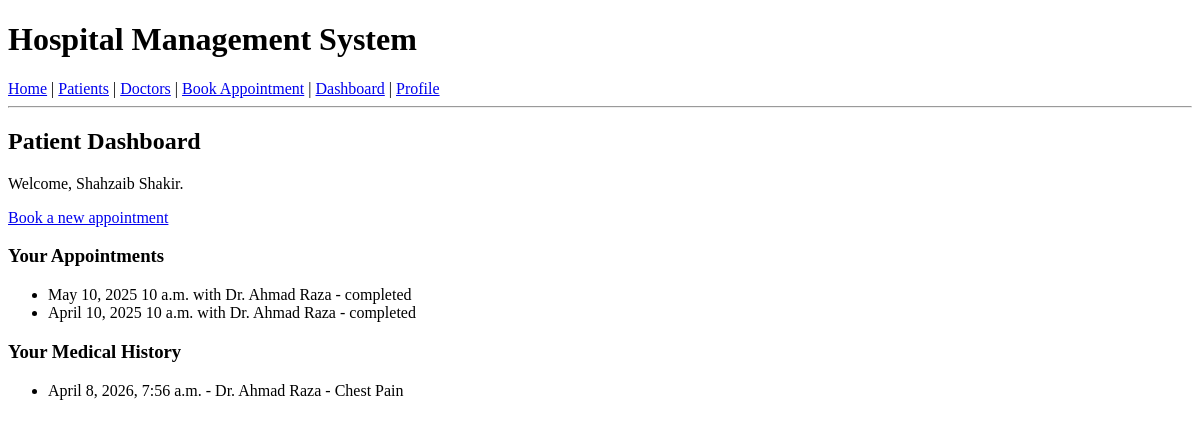
The app's page /dashboard/patient/ (signed in), older data.
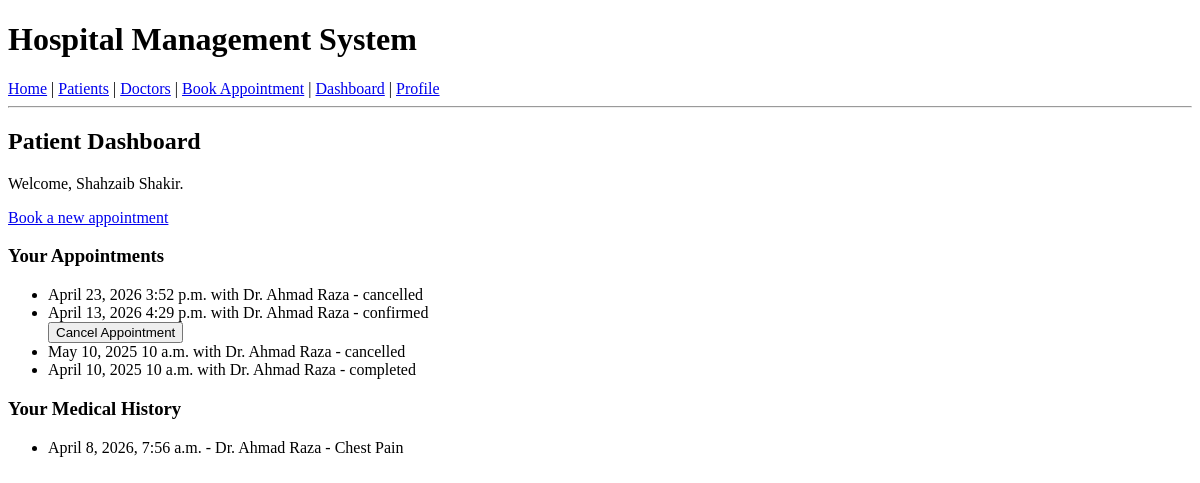
The same page, newer data.
### doctors/models.py (models this page shows, shortened)
class Appointments(models.Model):
    STATUS_CHOICES = [
        ('pending', 'Pending'),
        ('confirmed', 'Confirmed'),
        ('completed', 'Completed'),
        ('cancelled', 'Cancelled'),
    ]
    doctor=models.ForeignKey(DoctorProfile,on_delete=models.CASCADE,related_name='appointments')
    patient=models.ForeignKey(PatientProfile,on_delete=models.CASCADE,related_name='appointments')
    appointment_date = models.DateField()
    appointment_time = models.TimeField()
    status = models.CharField(max_length=20, choices=STATUS_CHOICES, default='pending')
    reason = models.TextField(null=True, blank=True)
    created_at = models.DateTimeField(auto_now_add=True)
    class Meta:
        unique_together=['doctor','appointment_time','appointment_date']

class DoctorProfile(models.Model):
    user = models.OneToOneField(User, on_delete=models.CASCADE, related_name='doctor_profile')
    specialization = models.CharField(max_length=100, null=True, blank=True)
    qualification = models.CharField(max_length=100, null=True, blank=True)
    experience_years = models.IntegerField(default=0)
    phone = models.CharField(max_length=15, null=True, blank=True)
    available_from = models.TimeField(null=True, blank=True)
    available_to = models.TimeField(null=True, blank=True)

### accounts/models.py (models this page shows, shortened)
class User(AbstractUser):
    role_choices = [
        ('patient', 'Patient'),
        ('doctor', 'Doctor'),
        ('receptionist', 'Receptionist'),
        ('admin', 'Admin'),
    ]
    name = models.CharField(max_length=255)
    role = models.CharField(choices=role_choices, max_length=20, default='patient')

### patients/models.py (models this page shows, shortened)
class MedicalHistory(models.Model):
    patient = models.ForeignKey(PatientProfile, on_delete=models.CASCADE, related_name='medical_histories')
    diagnosis = models.TextField()
    treatment = models.TextField()
    prescribed_medications = models.TextField(null=True, blank=True)
    notes = models.TextField(null=True, blank=True)
    visit_date = models.DateTimeField(auto_now_add=True)
    doctor = models.ForeignKey(User, on_delete=models.SET_NULL, null=True, related_name='patient_visits')

### hospitalmanagementsystem/views.py (the view)
# urls.py: path('dashboard/patient/',patient_dashboard,name='patient_dashboard'),
def patient_dashboard(request):
    patient = None
    appointments = []
    histories = []
    if request.user.is_authenticated and getattr(request.user, 'role', None) == 'patient':
        patient = PatientProfile.objects.filter(user=request.user).first()
        if patient:
            appointments = patient.appointments.select_related('doctor__user').order_by('-appointment_date', '-appointment_time')
            histories = patient.medical_histories.select_related('doctor').order_by('-visit_date')
    return render(request, 'dashboards/patient_dashboard.html', {
        'patient': patient,
        'appointments': appointments,
        'histories': histories,
    })

### templates/dashboards/patient_dashboard.html (shortened to what this page needs)
{% extends 'base.html' %}
{% block content %}
<h2>Patient Dashboard</h2>
{% if patient %}
  <p>Welcome, {{ patient.user.name }}.</p>
  <p><a href="{% url 'book_appointment' %}">Book a new appointment</a></p>
  <h3>Your Appointments</h3>
  <ul>
    {% for appointment in appointments %}
      <li>
        {{ appointment.appointment_date }} {{ appointment.appointment_time }}
        with Dr. {{ appointment.doctor.user.name }} - {{ appointment.status }}
        {% if appointment.status != 'cancelled' and appointment.status != 'completed' %}
          <form method="post" action="{% url 'appointment-cancel' appointment.pk %}">
            <button type="submit">Cancel Appointment</button>
          </form>
        {% endif %}
      </li>
    {% empty %}
      <li>No appointments found.</li>
    {% endfor %}
  </ul>
  <h3>Your Medical History</h3>
  <ul>
    {% for history in histories %}
      <li>
        {{ history.visit_date }} - Dr. {{ history.doctor.name }} - {{ history.diagnosis }}
      </li>
    {% empty %}
      <li>No medical history found.</li>
    {% endfor %}
  </ul>
{% else %}
  <p>Your patient profile was not found.</p>
{% endif %}
{% endblock %}

Row changes from the older to the newer data that the page shows:
added Appointments: appointment_date "April 23, 2026", appointment_time "3:52 p.m.", doctor.user.name "Ahmad Raza", status "cancelled"
added Appointments: appointment_date "April 13, 2026", appointment_time "4:29 p.m.", doctor.user.name "Ahmad Raza", status "confirmed", shows "Cancel Appointment"
changed Appointments "May 10, 2025": status "completed" → "cancelled"
